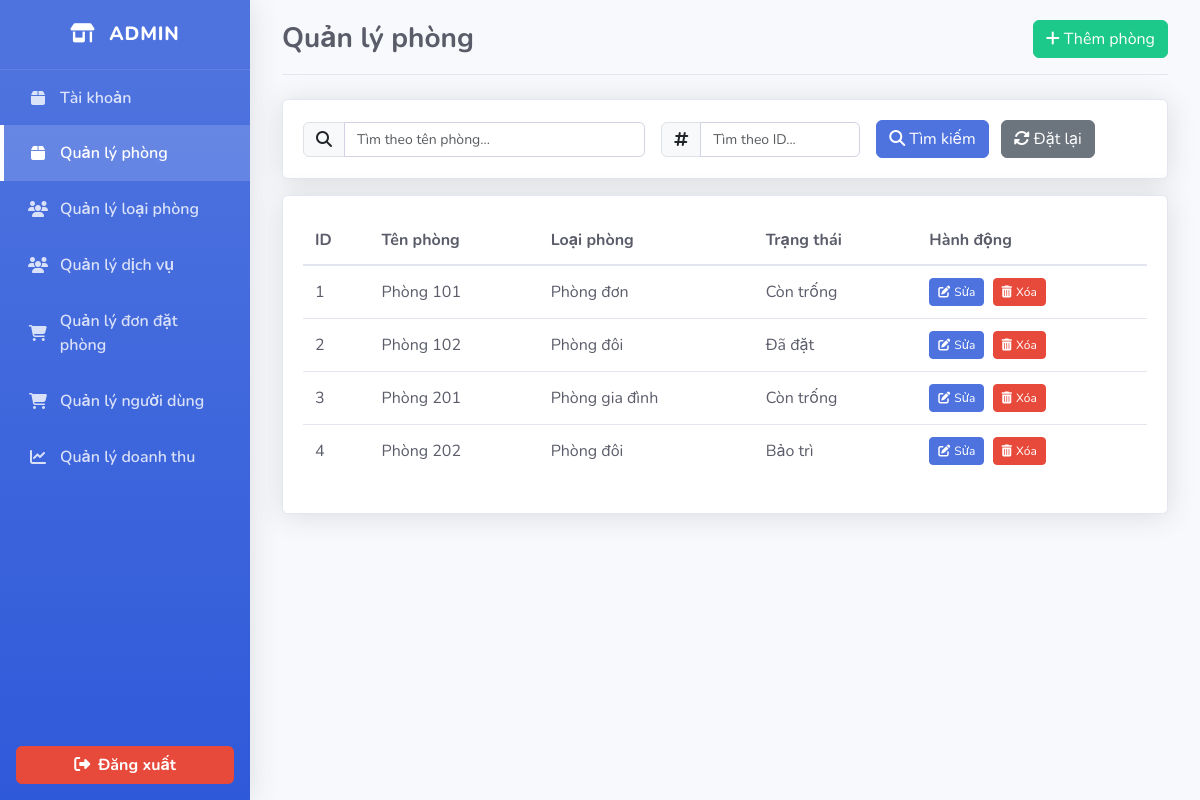
Page /admin.php?tab=rooms (signed in) on the committed database.
### tables this page shows
CREATE TABLE rooms (
    id INT AUTO_INCREMENT PRIMARY KEY,
    name VARCHAR(50) NOT NULL,
    type_id INT,
    description TEXT,
    status ENUM('Còn trống', 'Đã đặt', 'Bảo trì') DEFAULT 'Còn trống',
    image VARCHAR(255),
    FOREIGN KEY (type_id) REFERENCES room_types(id)
);

CREATE TABLE room_types (
    id INT AUTO_INCREMENT PRIMARY KEY,
    typename VARCHAR(50),
    description VARCHAR(200),
    price_per_hour INT,
	price_per_day INT,
    max_amounts INT,
    rating INT CHECK (rating BETWEEN 1 AND 5),
	image VARCHAR(255)
);

### admin.php (the view, shortened to what this page needs)
<?php
include('config/db.php');
$active_tab = isset($_GET['tab']) ? $_GET['tab'] : 'account';
?>
<!DOCTYPE html>
<html lang="en">
<head>
    <link rel="stylesheet" href="assets/css/bootstrap.min.css">
    <link rel="stylesheet" href="assets/css/Info.css">
</head>
<body>
    <div class="d-flex">
        <div class="sidebar" id="sidebar">
            <div class="sidebar-brand">
                <a href="admin.php?tab=account" class="a-nostyle">
                    <i class="fas fa-store-alt me-2"></i>
                    <span>Admin</span>
                </a>
            </div>
            <div class="list-group">
                <a href="#manage-account" class="list-group-item list-group-item-action <?php echo ($active_tab == 'account') ? 'active' : ''; ?>" data-bs-toggle="list">
                    <i class="fas fa-box"></i>
                    <span>Tài khoản</span>
                </a>
                <a href="#manage-rooms" class="list-group-item list-group-item-action <?php echo ($active_tab == 'rooms') ? 'active' : ''; ?>" data-bs-toggle="list">
                    <i class="fas fa-box"></i>
                    <span>Quản lý phòng</span>
                </a>
                <a href="#manage-types" class="list-group-item list-group-item-action <?php echo ($active_tab == 'room_types') ? 'active' : ''; ?>" data-bs-toggle="list">
                    <i class="fas fa-users"></i>
                    <span>Quản lý loại phòng</span>
                </a>
                <a href="#manage-services" class="list-group-item list-group-item-action <?php echo ($active_tab == 'services') ? 'active' : ''; ?>" data-bs-toggle="list">
                    <i class="fas fa-users"></i>
                    <span>Quản lý dịch vụ</span>
                </a>
                <a href="#manage-contacts" class="list-group-item list-group-item-action <?php echo ($active_tab == 'contacts') ? 'active' : ''; ?>" data-bs-toggle="list">
                    <i class="fas fa-shopping-cart"></i>
                    <span>Quản lý đơn đặt phòng</span>
                </a>
                <a href="#manage-users" class="list-group-item list-group-item-action <?php echo ($active_tab == 'users') ? 'active' : ''; ?>" data-bs-toggle="list">
                    <i class="fas fa-shopping-cart"></i>
                    <span>Quản lý người dùng</span>
                </a>
                <a href="#manage-revenue" class="list-group-item list-group-item-action <?php echo ($active_tab == 'revenue') ? 'active' : ''; ?>" data-bs-toggle="list">
                    <i class="fas fa-chart-line"></i>
                    <span>Quản lý doanh thu</span>
                </a>
            </div>
            <div class="mt-auto d-flex justify-content-center"><a href='#' class="btn logout-btn w-100" data-bs-toggle='modal' data-bs-target='#confirmlogout'>
                    <i class="fas fa-sign-out-alt me-2"></i>Đăng xuất
                </a></div>
        </div>
        <div class="content-wrapper">
            <div class="container-fluid mx-auto" style="max-width: 1200px;">
                <div class="tab-content">
                    <div class="tab-pane fade <?php echo ($active_tab == 'rooms') ? 'show active' : ''; ?>" id="manage-rooms">
                        <div class="page-header">
                            <h3>Quản lý phòng</h3>
                            <a href="add_room.php" class="btn btn-success-dashboard">
                                <i class="fas fa-plus me-1"></i>Thêm phòng
                            </a>
                        </div>
                        <div class="card mb-3">
                            <div class="card-body">
                                <form action="" method="GET" class="row g-3 align-items-center">
                                    <div class="col-md-5">
                                        <div class="input-group">
                                            <span class="input-group-text"><i class="fas fa-search"></i></span>
                                            <input type="text" class="form-control" name="room_search" placeholder="Tìm theo tên phòng..." value="<?php echo isset($_GET['room_search']) ? htmlspecialchars($_GET['room_search']) : ''; ?>">
                                        </div>
                                    </div>
                                    <div class="col-md-3">
                                        <div class="input-group">
                                            <span class="input-group-text"><i class="fas fa-hashtag"></i></span>
                                            <input type="text" class="form-control" name="room_id" placeholder="Tìm theo ID..." value="<?php echo isset($_GET['room_id']) ? htmlspecialchars($_GET['room_id']) : ''; ?>">
                                        </div>
                                    </div>
                                    <div class="col-md-4">
                                        <button type="submit" class="btn btn-primary-dashboard me-2">
                                            <i class="fas fa-search me-1"></i>Tìm kiếm
                                        </button>
                                        <a href="admin.php?tab=rooms" class="btn btn-secondary">
                                            <i class="fas fa-sync-alt me-1"></i>Đặt lại
                                        </a>
                                    </div>
                                </form>
                            </div>
                        </div>
                        <div class="card">
                            <div class="card-body">
                                <div class="table-responsive">
                                    <table class="dashboard-table">
                                        <thead>
                                            <th>ID</th>
                                            <th>Tên phòng</th>
                                            <th>Loại phòng</th>
                                            <th>Trạng thái</th>
                                            <th>Hành động</th>
                                        </thead>
                                        <tbody>
                                            <?php
                                            $query = "SELECT rooms.*, room_types.typename FROM rooms
                                            LEFT JOIN room_types ON rooms.type_id = room_types.id
                                            WHERE 1=1";
                                            $stmt = $conn->prepare($query);
                                            $stmt->execute();
                                            $result = $stmt->get_result();
                                            while ($room = $result->fetch_assoc()) {
                                                echo "<tr>";
                                                echo "<td>" . htmlspecialchars($room['id']) . "</td>";
                                                echo "<td>" . htmlspecialchars($room['name']) . "</td>";
                                                echo "<td>" . htmlspecialchars($room['typename']) . "</td>";
                                                echo "<td>" . htmlspecialchars($room['status']) . "</td>";
                                                echo "<td>
                                                        <a href='edit_room.php?id=" . $room['id'] . "' class='btn btn-primary-dashboard btn-sm'>
                                                            <i class='fas fa-edit me-1'></i>Sửa
                                                        </a>
                                                        <a href='delete_room.php?id=" . $room['id'] . "' class='btn btn-danger-dashboard btn-sm ms-1' onclick='return confirm(\"Bạn có chắc chắn muốn xóa phòng này không?\")'>
                                                            <i class='fas fa-trash-alt me-1'></i>Xóa
                                                        </a>
                                                    </td>";
                                                echo "</tr>";
                                            }
                                            ?>
                                        </tbody>
                                    </table>
                                </div>
                            </div>
                        </div>
                    </div>
</body>
</html>

### assets/css/Info.css (style rules this page uses)
:root { --primary-color: #4e73df; --primary-hover: #2e59d9; --secondary-color: #858796; --success-color: #1cc88a; --info-color: #36b9cc; --warning-color: #f6c23e; --danger-color: #e74a3b; --light-color: #f8f9fc; --dark-color: #5a5c69; --body-bg: #f8f9fc; --card-border: #e3e6f0; --sidebar-dark: #3a3b45; }
body { font-family: 'Nunito', -apple-system, BlinkMacSystemFont, 'Segoe UI', Roboto, 'Helvetica Neue', Arial, sans-serif; background-color: var(--body-bg); color: var(--dark-color); }
.sidebar { min-height: 100vh; background: linear-gradient(180deg, var(--primary-color) 10%, var(--primary-hover) 100%); box-shadow: 0 0.15rem 1.75rem 0 rgba(58, 59, 69, 0.15); position: fixed; z-index: 1; width: 250px; transition: width 0.3s; display: flex; flex-direction: column; height: 100vh; }
.sidebar-brand { height: 4.375rem; display: flex; align-items: center; justify-content: center; color: white; font-size: 1.2rem; font-weight: 800; padding: 1.5rem 1rem; text-transform: uppercase; letter-spacing: 0.05rem; border-bottom: 1px solid rgba(255, 255, 255, 0.1); }
.sidebar .list-group { border-radius: 0; }
.sidebar .list-group-item { border: none; color: rgba(255, 255, 255, 0.8); padding: 1rem 1.5rem; border-left: 4px solid transparent; background-color: transparent; transition: all 0.2s; font-weight: 600; display: flex; align-items: center; }
.sidebar .list-group-item i { margin-right: 0.75rem; width: 1.25rem; text-align: center; }
.sidebar .list-group-item.active { color: white; background-color: rgba(255, 255, 255, 0.15); border-left-color: white; }
.sidebar .logout-btn { border-radius: 0.35rem; background-color: var(--danger-color); border-color: var(--danger-color); color: white; font-weight: 700; margin: 1rem; transition: all 0.2s; }
.content-wrapper { margin-left: 250px; padding: 1.5rem; }
.page-header { display: flex; justify-content: space-between; align-items: center; margin-bottom: 1.5rem; padding-bottom: 1rem; border-bottom: 1px solid var(--card-border); }
.page-header h3 { font-weight: 700; color: var(--dark-color); margin: 0; }
.card { position: relative; display: flex; flex-direction: column; min-width: 0; word-wrap: break-word; background-color: #fff; background-clip: border-box; border: 1px solid var(--card-border); border-radius: 0.35rem; box-shadow: 0 0.15rem 1.75rem 0 rgba(58, 59, 69, 0.15); margin-bottom: 1.5rem; }
.card-body { flex: 1 1 auto; min-height: 1px; padding: 1.25rem; }
.table-responsive { display: block; width: 100%; overflow-x: auto; -webkit-overflow-scrolling: touch; }
.dashboard-table { width: 100%; margin-bottom: 1rem; color: var(--dark-color); border-collapse: collapse; }
.dashboard-table th { vertical-align: bottom; padding: 0.75rem; border-bottom: 2px solid var(--card-border); font-weight: 700; text-align: left; white-space: nowrap; }
.dashboard-table td { padding: 0.75rem; border-top: 1px solid var(--card-border); vertical-align: middle; }
.btn-success-dashboard { color: #fff; background-color: var(--success-color); border-color: var(--success-color); }
.btn-primary-dashboard { color: #fff; background-color: var(--primary-color); border-color: var(--primary-color); }
.btn-danger-dashboard { color: #fff; background-color: var(--danger-color); border-color: var(--danger-color); }
.btn-sm { padding: 0.25rem 0.5rem; font-size: 0.75rem; }
.form-control { display: block; width: 100%; height: calc(1.5em + 0.75rem + 2px); padding: 0.375rem 0.75rem; font-size: 0.875rem; font-weight: 400; line-height: 1.5; color: var(--dark-color); background-color: #fff; background-clip: padding-box; border: 1px solid #d1d3e2; border-radius: 0.35rem; transition: border-color 0.15s ease-in-out, box-shadow 0.15s ease-in-out; }
.content-wrapper { display: flex; justify-content: center; width: 100%; padding: 20px; }
.container-fluid { max-width: 1200px; width: 100%; }
.a-nostyle { color: inherit !important; text-decoration: none !important; transition: none !important; }

### rows in the picture
rooms: id "1", name "Phòng 101", type.typename "Phòng đơn", status "Còn trống"
rooms: id "2", name "Phòng 102", type.typename "Phòng đôi", status "Đã đặt"
rooms: id "3", name "Phòng 201", type.typename "Phòng gia đình", status "Còn trống"
rooms: id "4", name "Phòng 202", type.typename "Phòng đôi", status "Bảo trì"
